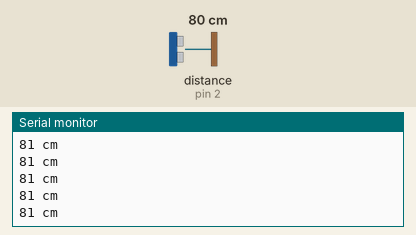
This sketch was run on a simulated Arduino Uno, built with avr-gcc and run on an emulated ATmega328P. On the bench: the last lines printed to the serial monitor. Wiring (inferred from the names in the program): ultrasonic range finder: trigger pin 4; echo pin 2. The test bench sets the inputs (shaded band); at power-on: distance to the obstacle (sensor on pin 2) 80 cm. The echo pulse lasts 58.3 µs per cm.

Above: at 1.2 s.
1.3 s: distance to the obstacle (sensor on pin 2) set to 2 cm
At 1.48 s:
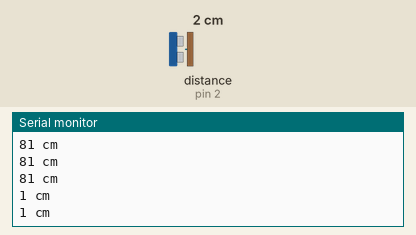
2.8 s: distance to the obstacle (sensor on pin 2) set to 4 cm
At 2.89 s:
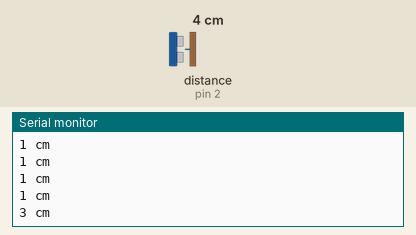
Timing chart, 0 to 5.8 s (numbered marks = the images above; inputs shaded):
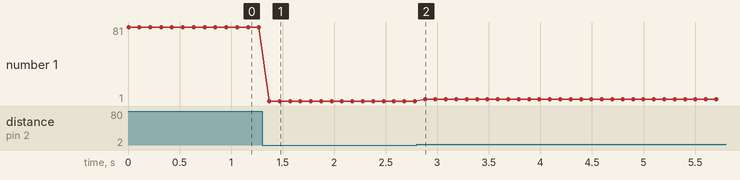

Measured:
- after the input at 1.3 s, the serial monitor: prints a new line after 0.07 s (image 1)
- after the input at 2.8 s, the serial monitor: prints a new line after 0.08 s (image 2)
- plotted number 1: 81 → 1 after the input at 1.3 s, 1 → 3 after the input at 2.8 s

The sketch:

0_ultrasonic_basic.ino
```cpp
/*
   ________  ___   ___
  / __/ __ \/ _ | / _ \
 _\ \/ /_/ / __ |/ , _/
/___/\____/_/ |_/_/|_|
Arduino Workshop Series
Session 3
> Distance measurement with ultrasonic sensor.
*/

const int pingPin = 4; // Trigger Pin of Ultrasonic Sensor
const int echoPin = 2; // Echo Pin of Ultrasonic Sensor

void setup() {
  Serial.begin(115200); // Starting Serial Terminal
  pinMode(echoPin, INPUT);
}

void loop() {
  long duration, dist_cm;
  pinMode(pingPin, OUTPUT);
  digitalWrite(pingPin, LOW);
  delayMicroseconds(2);  //Wait 2us before sending HIGH
  digitalWrite(pingPin, HIGH);
  delayMicroseconds(10); //Wait 10us before sending LOW
  digitalWrite(pingPin, LOW);
  duration = pulseIn(echoPin, HIGH);
  dist_cm = microsecondsToCentimeters(duration);
  if (dist_cm < 400) {
    Serial.print(dist_cm);
    Serial.println(" cm");
  }
  delay(100);
}

long microsecondsToCentimeters(long microseconds) {
  return 0.01745 * microseconds;
}
```
